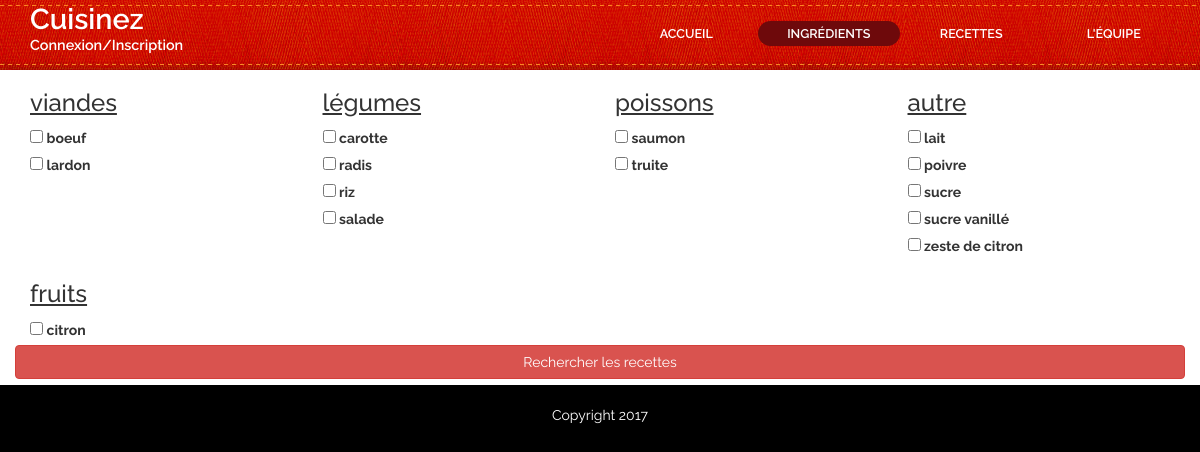
Page /index.php?page=ingredient on the committed database.
### tables this page shows
CREATE TABLE `ingredient` (
  `id` int(11) NOT NULL,
  `label_ingredient` varchar(50) NOT NULL,
  `type_ingredient` int(11) NOT NULL
);

### ingredient.php (the view, shortened to what this page needs)
<?php
	$GLOBAL_INGREDIENTS = array();
	$sql = "SELECT i.id, label_ingredient, type_ingredient, label_type_ingredient FROM ingredient i left join type_ingredient ti on type_ingredient = ti.id order by type_ingredient, label_ingredient";
	$results_I = $bdd->query($sql) ;
	$ingredients = $results_I->fetchAll();
    foreach  ($ingredients as $row)
	{
		$GLOBAL_INGREDIENTS[$row['label_type_ingredient']][] = array(
			'id_ingredient' => $row['id'],
			'label_ingredient' => $row['label_ingredient']);
	}
?>
<div id="main" class="row">
		<form action="index.php?page=ingredient#bas" method="post" name="submit_ingredients">
			<div class="col-xs-12" >
				<?php foreach ($GLOBAL_INGREDIENTS as $type_ingredient => $ingredients) { ?>
					<div class="col-xs-6 col-sm-6 col-md-4 col-lg-3 ingredient">
						<header>
							<h3><?php echo $type_ingredient ; ?></h3>
						</header>
						<?php
						foreach ($ingredients as $key => $ingredient) {
						?>
							<input type="checkbox" name="ingredientspost[<?php echo $ingredient['id_ingredient'] ; ?>]" id="<?php echo $ingredient['id_ingredient'] ; ?>" <?php if(isset($_POST['ingredientspost'][$ingredient['id_ingredient']])) echo "checked=checked"; ?> /> <label for="<?php echo $ingredient['id_ingredient'] ; ?>"><?php echo $ingredient['label_ingredient'] ?></label><br />
						<?php
						}
						?>
					</div>
				<?php
				}
				?>
			</div>
			<div class="col-xs-12">
				<input name="submit_ingredients_button" type="submit" class="btn btn-danger col-xs-12 " value="Rechercher les recettes" ><br><br>
			</div>
		</form>
		<br /><br />
</div>

### css/style.css (style rules this page uses)
body { background-color: black !important; }
body,input,textarea,select { font-family: 'Raleway', sans-serif !important; font-size: 11pt; line-height: 1.75em; }
#main { background: #fff; margin-right:0; margin-left:0; margin-top:70px; }
.ingredient h3 { text-align:left; text-decoration: underline; }

### rows in the picture
ingredient: label_ingredient "boeuf"
ingredient: label_ingredient "lardon"
ingredient: label_ingredient "carotte"
ingredient: label_ingredient "radis"
ingredient: label_ingredient "riz"
ingredient: label_ingredient "salade"
ingredient: label_ingredient "saumon"
ingredient: label_ingredient "truite"
ingredient: label_ingredient "lait"
ingredient: label_ingredient "poivre"
ingredient: label_ingredient "sucre"
ingredient: label_ingredient "sucre vanillé"
ingredient: label_ingredient "zeste de citron"
ingredient: label_ingredient "citron"

### other values in the picture
$type_ingredient "viandes"
$type_ingredient "légumes"
$type_ingredient "poissons"
$type_ingredient "autre"
$type_ingredient "fruits"
